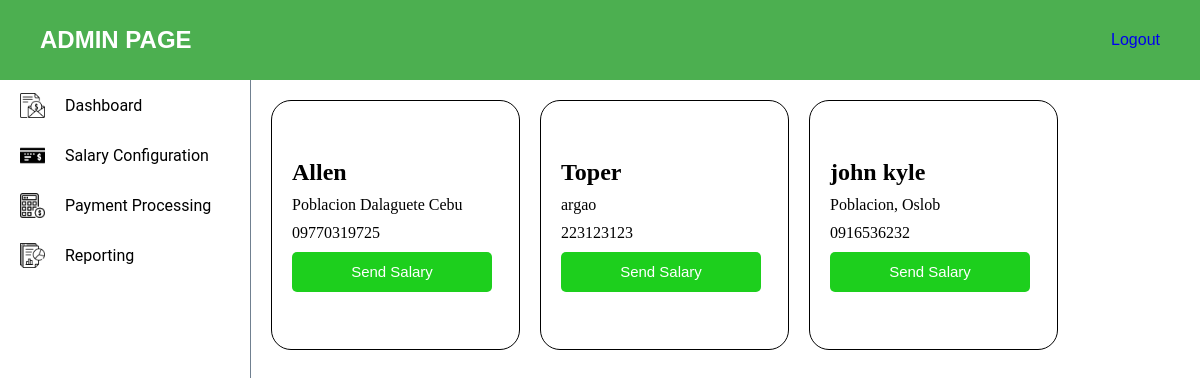
/payment-proc, run on an earlier commit of the app's database.
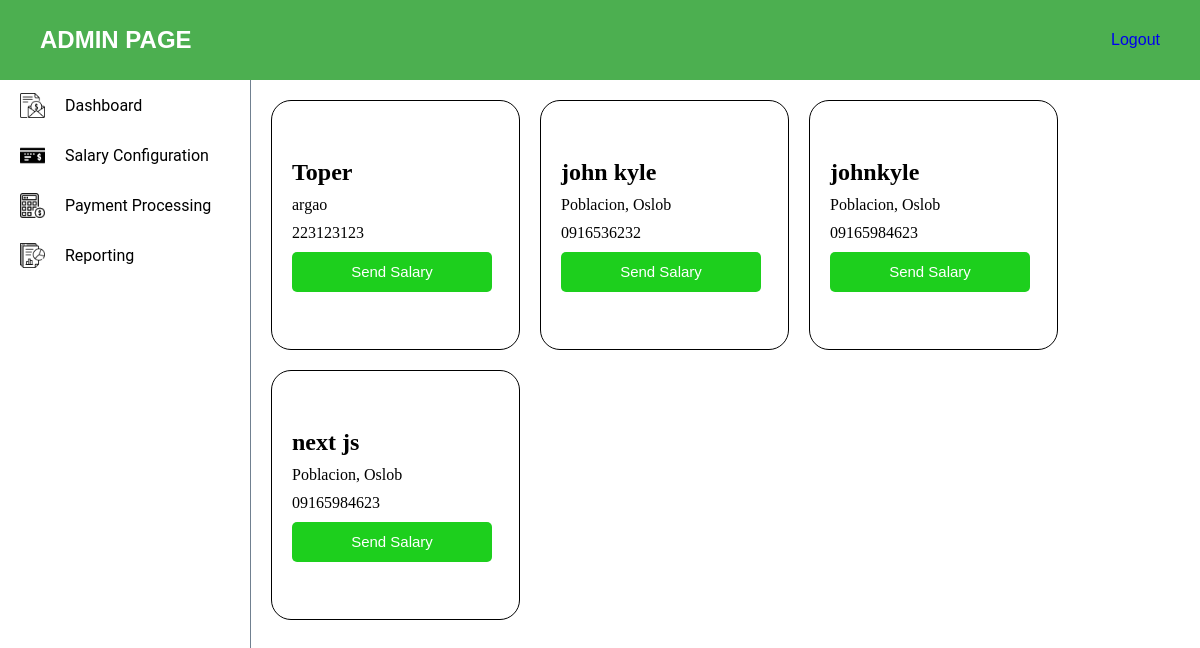
And on a later commit of the database.
### myapp/models.py (models this page shows, shortened)
class Employee(AbstractUser):
    name = models.CharField(max_length=255)
    email = models.EmailField()
    contact = models.CharField(max_length=15)
    address = models.TextField()
    username = models.CharField(max_length=255, unique=True)
    password = models.CharField(max_length=128)
    groups = models.ManyToManyField('auth.Group', related_name='employee_groups', blank=True)
    user_permissions = models.ManyToManyField('auth.Permission', related_name='employee_permissions', blank=True)

### myapp/views.py (the view)
# urls.py: path("payment-proc", views.payment_proc, name="payment_proc"),
def payment_proc(request):
    employees = Employee.objects.all()
    return render(request, "admin-view/payment-proc/payment-proc.html", {
        'employees' : employees
    })

### myapp/templates/admin-view/payment-proc/payment-proc.html (shortened to what this page needs)
{% load static %}
<!DOCTYPE html>
<html lang="en">
<head>
    <link rel="stylesheet" href="{% static 'css/navbar.css' %}">
    <link rel="stylesheet" href="{% static 'css/admin.css' %}">
    <link rel="stylesheet" href="{% static 'css/payment-proc.css' %}">
</head>
<body>
    <div class="admin-header">
        <h2>ADMIN PAGE</h2>
        <a href="{% url 'user_login' %}">Logout</a>
    </div>
    <div class="page-content">
        <aside class="aside-content">
            <ul class="aside-nav">
                <a class="aside-nav-items" href="{% url 'admin_view' %}">
                    <img class="sidenav-logo" src="{% static 'images/salary.png' %}" alt="logo">
                    Dashboard
                </a>
                <a class="aside-nav-items" href="{% url 'salary_config' %}">
                    <img class="sidenav-logo" src="{% static 'images/bank-check.png' %}" alt="logo">
                    Salary Configuration
                </a>
                <a class="aside-nav-items" href="{% url 'payment_proc' %}">
                    <img class="sidenav-logo" src="{% static 'images/calculator.png' %}" alt="logo">
                    Payment Processing
                </a>
                <a class="aside-nav-items" href="{% url 'reporting' %}">
                    <img class="sidenav-logo" src="{% static 'images/report.png' %}" alt="logo">
                    Reporting
                </a>
            </ul>
        </aside>
        <section class="admin-content">
            <div class="payment-proc">
                <div class="card-container">
                    {% for employee in employees %}
                        <div class="card-content">
                            <h1>{{ employee.name }}</h1>
                            <p>{{ employee.address }}</p>
                            <p>{{ employee.contact }}</p>
                            <button>Send Salary</button>
                        </div>
                    {% endfor %}
                </div>
            </div>
        </section>
    </div>
</body>
</html>

What changed in the data, as far as the page shows it:
removed Employee: name "Allen", address "Poblacion Dalaguete Cebu", contact "09770319725"
added Employee: name "johnkyle", address "Poblacion, Oslob", contact "09165984623"
added Employee: name "next js", address "Poblacion, Oslob", contact "09165984623"
